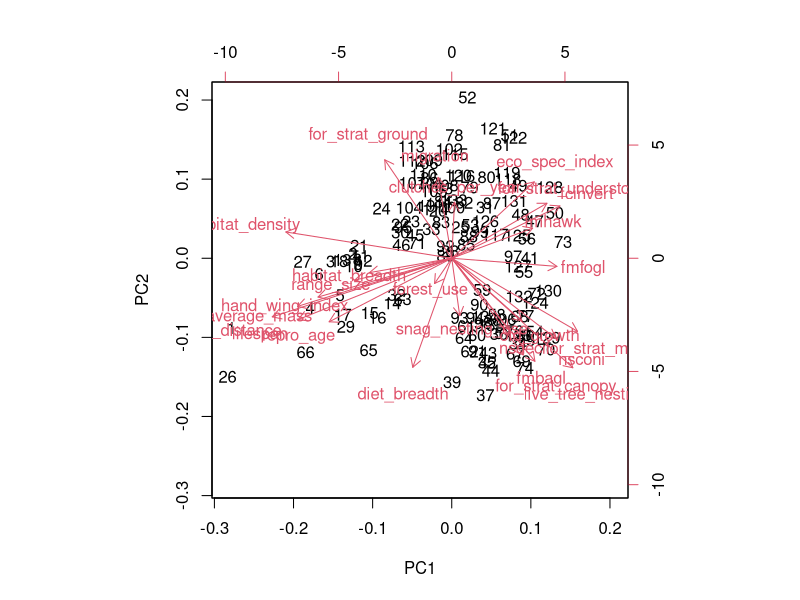
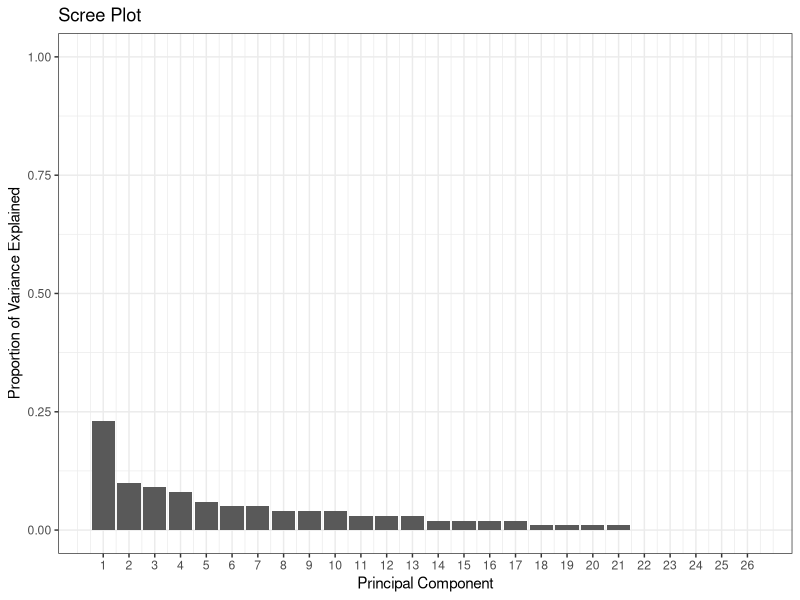
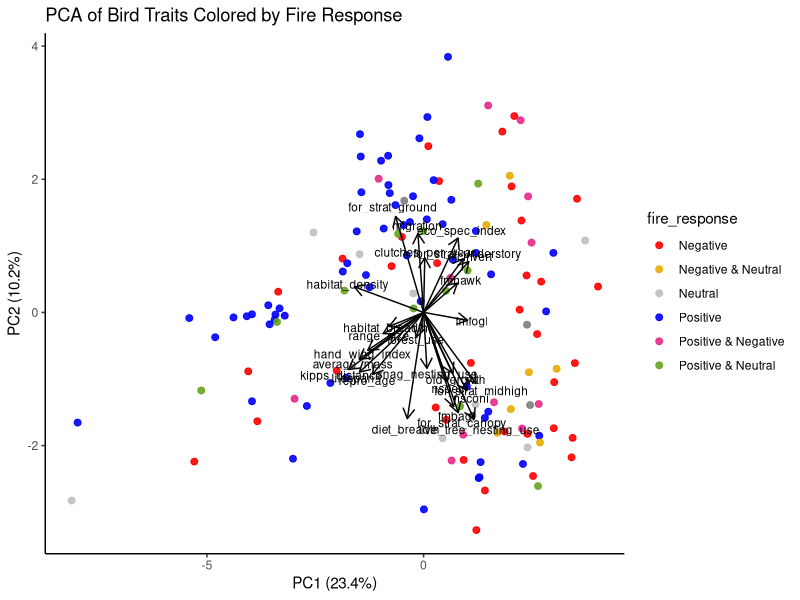
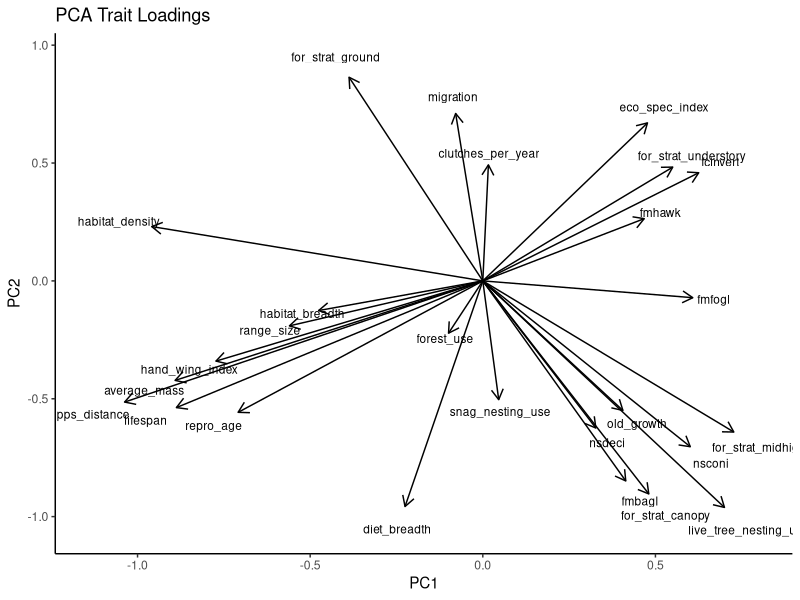
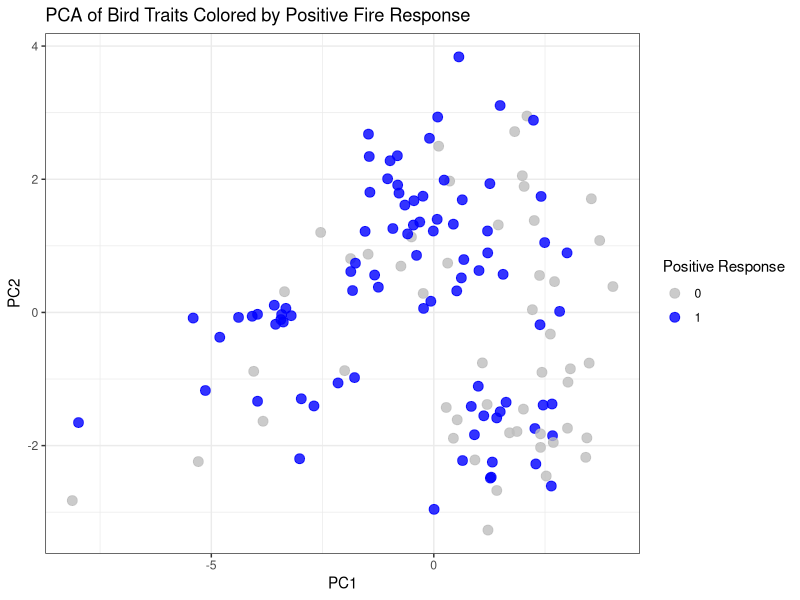
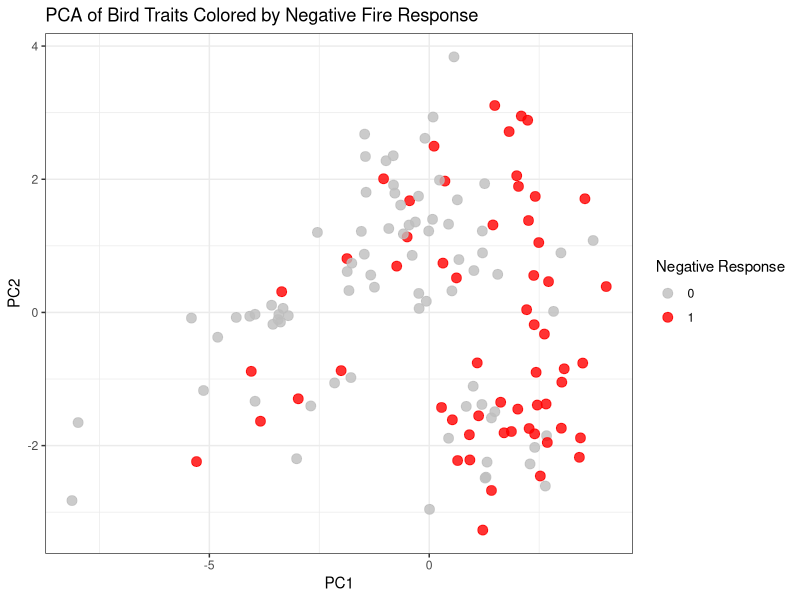
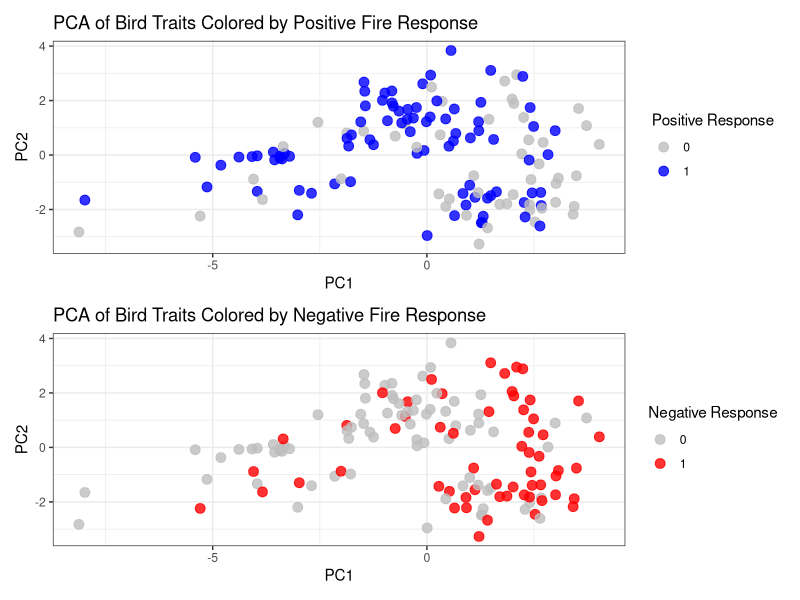
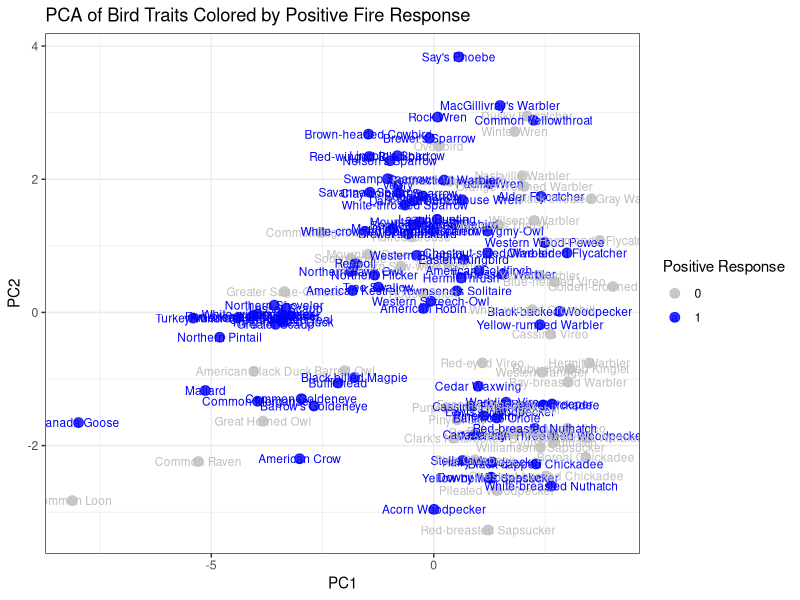

Source code (R) for these figures, in order:
## ---- chunk 1
library(here)
library(tidyverse)
library(patchwork)
## ---- chunk 2
traits <- read.csv(here("Data", "cleaned", "BC_bird_traits.csv"))
traits$habitat_density[traits$habitat_density == "dense"] <- 1
traits$habitat_density[traits$habitat_density == "semiopen"] <- 2
traits$habitat_density[traits$habitat_density == "open"] <- 3
##
positive <- c("American Wigeon", "Green-winged Teal", "Mallard", "Northern Pintail", "Northern Shoveler", "Bufflehead", "Canvasback", "Barrow's Goldeneye", "Common Goldeneye", "Red-breasted Merganser", "Common Merganser","Ring-necked Duck", "Greater Scaup", "Lesser Scaup", "Surf Scoter", "White-winged Scoter", "Alder Flycatcher", "Canada Goose", "Swamp Sparrow", "Red-winged Blackbird", "Common Yellowthroat", "Western Bluebird", "Steller's Jay", "Hairy Woodpecker", "American Robin", "Northern Flicker", "Olive-sided Flycatcher", "Mountain Bluebird", "American Three-toed Woodpecker", "Black-backed Woodpecker", "Western Wood-Pewee", "Northern House Wren", "Lazuli Bunting", "Cassin's Finch", "Pine Siskin","Black-backed Woodpecker", "Lewis's Woodpecker", "Dark-eyed Junco", "Townsend's Solitaire", "Acorn Woodpecker", "Tree Swallow", "American Kestrel", "Northern Hawk Owl", "White-throated Sparrow", "Chipping Sparrow", "White-crowned Sparrow", "Brown Creeper", "Tennessee Warbler", "Chestnut-sided Warbler", "Brewer's Sparrow", "Rock Wren", "Hermit Thrush", "White-breasted Nuthatch", "American Crow", "American Goldfinch", "Baltimore Oriole", "Black-billed Magpie", "Brown-headed Cowbird", "Clay-colored Sparrow", "Eastern Kingbird", "Nelson's Sparrow", "Savannah Sparrow", "Song Sparrow", "Yellow-bellied Sapsucker", "Canada Jay", "Lincoln's Sparrow", "MacGillivray's Warbler", "Spotted Towhee", "Turkey Vulture", "Brewer's Blackbird", "Say's Phoebe", "Warbling Vireo", "Veery", "Song Sparrow", "Red-breasted Nuthatch", "Mountain Chickadee", "Redpoll", "Western Screech-Owl", "Northern Pygmy-Owl", "Mountain Quail", "Black-capped Chickadee", "Downy Woodpecker", "Pacific Wren", "Connecticut Warbler", "Yellow-rumped Warbler", "Cedar Waxwing", "Eastern Bluebird")
missing_names <- positive[!(positive %in% traits$common_name)] #do all these names appear in the BC list?

negative <- c("American Black Duck", "Common Goldeneye", "Western Wood-Pewee", "Pygmy Nuthatch", "Cassin's Vireo", "Dusky Flycatcher", "Ruby-crowned Kinglet", "Golden-crowned Kinglet", "Swainson's Thrush", "Yellow-rumped Warbler", "Townsend's Warbler", "Swainson's Thrush", "Hermit Warbler", "Red-breasted Nuthatch", "Brown Creeper", "Chestnut-backed Chickadee", "Black-throated Gray Warbler", "Winter Wren", "Hutton's Vireo", "Western Tanager", "Steller's Jay", "Wilson's Warbler", "Common Raven", "Sooty Grouse", "Northern Waterthrush", "Blue-headed Vireo", "Red-eyed Vireo", "Ovenbird", "MacGillivray's Warbler", "Hermit Thrush", "Nashville Warbler", "Hermit Warbler", "Warbling Vireo", "Mountain Chickadee", "Dark-eyed Junco", "Wilson's Warbler", "Philadelphia Vireo", "Canada Jay", "Pine Grosbeak", "Red Crossbill", "Yellow Warbler", "Bay-breasted Warbler", "Cape May Warbler", "Purple Finch",  "Boreal Chickadee", "Pine Siskin", "White-winged Crossbill", "Alder Flycatcher", "Common Yellowthroat", "Orange-crowned Warbler", "Ruffed Grouse", "Swamp Sparrow", "Yellow-rumped Warbler", "Pinyon Jay", "Greater Sage-Grouse", "Red-naped Sapsucker", "Barred Owl", "Northern Saw-whet Owl", "Great Horned Owl", "Vaux's Swift", "Red-breasted Sapsucker", "Pileated Woodpecker", "Red-breasted Nuthatch", "Western Tanager", "Red Crossbill")
missing_names <- negative[!(negative %in% traits$common_name)] #do all these names appear in the BC list?

null <- c("Mallard", "Ring-necked Duck", "Common Loon", "Mourning Dove", "Common Nighthawk", "Cassin's Finch","Pine Siskin", "Chipping Sparrow", "Dark-eyed Junco", "American Robin", "Townsend's Solitaire", "Hammond's Flycatcher", "Clark's Nutcracker", "Red-naped Sapsucker", "Western Tanager", "White-breasted Nuthatch", "Evening Grosbeak", "Pygmy Nuthatch", "Yellow-rumped Warbler", "Williamson's Sapsucker", "Red Crossbill", "Ruby-crowned Kinglet", "Pacific Wren", "Brewer's Blackbird", "Mountain Chickadee", "Nashville Warbler", "Swainson's Thrush",  "House Finch", "Red Crossbill", "American Goldfinch", "American Kestrel")
missing_names <- null[!(null %in% traits$common_name)] #do all these names appear in the BC list?

traits$positive <- ifelse(traits$common_name %in% positive, 1, NA)
traits$negative <- ifelse(traits$common_name %in% negative, 1, NA)
traits$null <- ifelse(traits$common_name %in% null, 1, NA)


traits <- traits %>%
    mutate(habitat_density = as.numeric(habitat_density)) %>% 
    filter(!if_all(c(positive, negative, null), is.na)) %>% 
    mutate(across(c(positive, negative, null), ~replace_na(.x, 0)))



## ---- chunk 3
trait.pca <- traits %>% select(common_name, where(is.numeric), -elevational_range,-positive, -negative, -null, -nest_tree_use)

pca_result <- prcomp(trait.pca[,-1], scale. = TRUE) #variables are already scaled
##
pca_result$rotation
pca_result$x

#autoplot(pca_result, data = climate, loadings=T,loadings.label=T, label = T)
biplot(pca_result)

pca_loadings <- as.data.frame(pca_result$rotation) %>% select(1:10)

summary(pca_result)
VE <- pca_result$sdev^2
PVE <- VE / sum(VE)
PVE <- round(PVE, 2)

pve_df <- data.frame(
  PC = 1:length(PVE),
  PVE = PVE
)

(scree <- ggplot(pve_df, aes(x = PC, y = PVE)) +
  geom_col() +
  xlab("Principal Component") +
  ylab("Proportion of Variance Explained") +
  ggtitle("Scree Plot") +
  ylim(0, 1) +
    theme_bw()+
  scale_x_continuous(breaks = 1:length(PVE)))
ggsave(here("Figures", "PCA", "scree plot.png"), plot = scree, width = 8, height =8)


##
pca_df <- as.data.frame(pca_result$x) %>%
  bind_cols(traits %>% select(common_name, positive, negative, null))
pca_df <- pca_df %>%
  mutate(fire_response = case_when(
    positive == 1 & negative == 0 & null == 0 ~ "Positive",
    positive == 0 & negative == 1 & null == 0 ~ "Negative",
    positive == 0 & negative == 0 & null == 1 ~ "Neutral",
    positive == 1 & negative == 1 & null == 0 ~ "Positive & Negative",
    positive == 1 & null == 1 & negative == 0 ~ "Positive & Neutral",
    negative == 1 & null == 1 & positive == 0 ~ "Negative & Neutral",
    TRUE ~ "None"
  ))

loadings <- as.data.frame(pca_result$rotation)  # columns = PCs, rows = traits
loadings$trait <- rownames(loadings)

# Optional: scale arrows for visualization
arrow_multiplier <- 5  # adjust to make arrows visible
loadings <- loadings %>%
  mutate(PC1_arrow = PC1 * arrow_multiplier,
         PC2_arrow = PC2 * arrow_multiplier)


(f1 <- ggplot(pca_df, aes(PC1, PC2, color = fire_response)) +
  geom_point(size = 2, alpha = 0.9) +
  theme_classic() +
  labs(
    title = "PCA of Bird Traits Colored by Fire Response",
    x = paste0("PC1 (", round(summary(pca_result)$importance[2,1]*100, 1), "%)"),
    y = paste0("PC2 (", round(summary(pca_result)$importance[2,2]*100, 1), "%)")
  ) +
   geom_segment(data = loadings,
               aes(x = 0, y = 0, xend = PC1_arrow, yend = PC2_arrow),
               arrow = arrow(length = unit(0.3, "cm")),
               color = "black") +
  geom_text(data = loadings,
            aes(x = PC1_arrow * 1.1, y = PC2_arrow * 1.1, label = trait),
            color = "black", size = 3, hjust = 0.5, vjust = 0.5) +
  scale_color_manual(values = c(
    "Positive" = "blue",
    "Negative" = "red",
    "Neutral" = "grey",
    "Positive & Negative" = "#e7298a",
    "Positive & Neutral" = "#66a61e",
    "Negative & Neutral" = "#e6ab02"
  )))
ggsave(here("Figures", "PCA", "all responses.png"), plot = f1, width = 10, height =8)

#If the colors are scattered randomly:
##Positive/negative response is not strongly associated with the traits included in the PCA.
## ---- chunk 4
arrow_multiplier <- 3
loadings <- loadings %>%
  mutate(PC1_arrow = PC1 * arrow_multiplier,
         PC2_arrow = PC2 * arrow_multiplier)

# Plot
(f2 <- ggplot() +
  geom_segment(data = loadings,
               aes(x = 0, y = 0, xend = PC1_arrow, yend = PC2_arrow),
               arrow = arrow(length = unit(0.3, "cm")),
               color = "black") +
  geom_text(data = loadings,
            aes(x = PC1_arrow * 1.1, y = PC2_arrow * 1.1, label = trait),
            color = "black", size = 3) +
  theme_classic() +
  labs(title = "PCA Trait Loadings", x = "PC1", y = "PC2"))
ggsave(here("Figures", "PCA", "pca loadings.png"), plot = f2, width = 10, height =8)

## ---- chunk 5
pca_scores <- as.data.frame(pca_result$x)
pca_scores$species <- traits$common_name
pca_scores$positive <- traits$positive
pca_scores$negative <- traits$negative
pca_scores$null <- traits$null

# 3️⃣ ggplot biplot colored by positive
(f3 <- ggplot(pca_scores, aes(x = PC1, y = PC2, color = factor(positive))) +
  geom_point(size = 3, alpha = 0.8) +
  scale_color_manual(values = c("0" = "grey", "1" = "blue")) +
  theme_bw() +
  labs(color = "Positive Response", x = "PC1", y = "PC2",
       title = "PCA of Bird Traits Colored by Positive Fire Response"))
(f4 <- ggplot(pca_scores, aes(x = PC1, y = PC2, color = factor(negative))) +
  geom_point(size = 3, alpha = 0.8) +
  scale_color_manual(values = c("0" = "grey", "1" = "red")) +
  theme_bw() +
  labs(color = "Negative Response", x = "PC1", y = "PC2",
       title = "PCA of Bird Traits Colored by Negative Fire Response"))

(pos.neg <- f3/f4)
ggsave(here("Figures", "PCA", "pca by response.png"), plot = pos.neg, width = 8, height =10)


##
(f5 <- ggplot(pca_scores, aes(x = PC1, y = PC2, color = factor(positive))) +
  geom_point(size = 3, alpha = 0.8) +
  scale_color_manual(values = c("0" = "grey", "1" = "blue")) +
  theme_bw() +
  geom_text(aes(label = species), size = 3) +
  labs(color = "Positive Response", x = "PC1", y = "PC2",
       title = "PCA of Bird Traits Colored by Positive Fire Response"))
(f6 <- ggplot(pca_scores, aes(x = PC1, y = PC2, color = factor(negative))) +
  geom_point(size = 3, alpha = 0.8) +
  scale_color_manual(values = c("0" = "grey", "1" = "red")) +
    geom_text(aes(label = species), size = 3) +
  theme_bw() +
  labs(color = "Negative Response", x = "PC1", y = "PC2",
       title = "PCA of Bird Traits Colored by Negative Fire Response"))

(pos.neg.spp.names <- f5/f6)
ggsave(here("Figures", "PCA", "pca by response spp names.png"), plot = pos.neg.spp.names, width = 20, height =20, dpi = 300)

## ---- chunk 6
# Extract loadings
loadings <- as.data.frame(pca_result$rotation)

# Add trait names as a column
loadings$trait <- rownames(loadings)

loadings_long <- loadings %>%
  pivot_longer(cols = starts_with("PC"), 
               names_to = "PC", 
               values_to = "loading") %>%
  filter(PC %in% paste0("PC", 1:5))   # keep only PCs 1-5

(loadings.bar <- ggplot(loadings_long, aes(x = trait, y = loading, fill = PC)) +
  geom_col(position = "dodge") +   # side-by-side bars per PC
  coord_flip() +                   # horizontal bars
  labs(x = "Trait", y = "Loading", 
       title = "PCA Loadings per Trait") +
  theme_bw(base_size = 14) +
  scale_fill_brewer(palette = "Set2")+facet_wrap(~PC)+
    theme(legend.position = "none"))

ggsave(here("Figures", "PCA", "loadings bar plot.png"), plot = loadings.bar, width = 15, height =15, dpi = 300)
